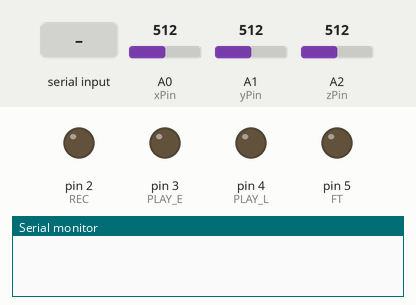
The sketch below on a simulated Arduino Uno, built with avr-gcc and run on an emulated ATmega328P. Parts: output pins drawn as LEDs (lit = HIGH), the last lines printed to the serial monitor. The inputs (shaded band) are chosen by the test bench; at power-on: A1 (yPin) = 512, A0 (xPin) = 512, A2 (zPin) = 512.

Above: at 1.2 s.
1.3 s: A1 (yPin) set to 716
At 2.01 s:
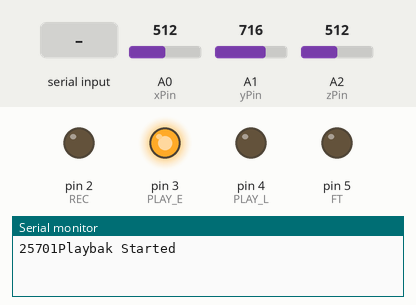
3.5 s: "r\n" received over Serial
At 4.5 s:
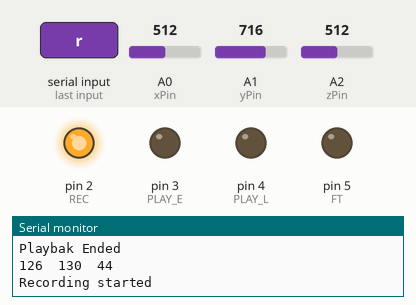
Timing chart, 0 to 8.6 s (numbered marks = the images above; inputs shaded):
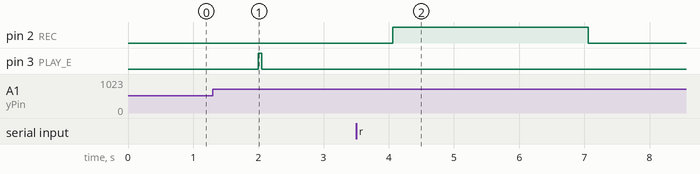

The sketch:

bagith.ino
```cpp
#define REC 2 // pin 2 is used for recording
#define PLAY_E 3 // pin 3 is used for playback-edge trigger
// when PLAY_E goes HIGH device will playbak STARTS and continues
// ISD1820 Arduino Voice Recorder for Robojax.com

#define PLAY_L 4 // pin 4 is used for playback
// when PLAY_L is HIGH it will playback. As soon as it goes LOW playback STOPS
// So you have to keep it HIGH to keep playing


#define FT 5 // pin 5 is used for feed through
// if the SPI (speaker) pin is used to send Audio to other device,
// set FT to high and any audio from microphone will pass through the SPI connector
// and will NOT record

#define playTime 5 // playback time 5 seconds
#define recordTime 3000 // recording time 3 seconds
#define playLTime 900 // press and release playback time 0.9 seconds

const int xPin = A0;
const int yPin = A1;
const int zPin = A2;

void setup() {
  // put your setup code here, to run once:
  pinMode(REC,OUTPUT);// set the REC pin as output
  pinMode(PLAY_L,OUTPUT);// set the PLAY_L pin as output
  pinMode(PLAY_E,OUTPUT);// set the PLAY_e pin as output
  pinMode(FT,OUTPUT);// set the FT pin as output
  Serial.begin(9600);
}

void loop() {
  // put your main code here, to run repeatedly:

  char inChar = (char)Serial.read();
  if(inChar =='r' || inChar =='R'){
              digitalWrite(REC, HIGH);
              Serial.println("Recording started");
              delay(recordTime);
              digitalWrite(REC, LOW);
              Serial.println("Recording Stopped ");
            }
  int x = analogRead(xPin);
  delay(1000);
  int x2 = analogRead(xPin);
  if (abs(x2-x)>20){
    Serial.print('whoa dude');
    digitalWrite(PLAY_E, HIGH);
            delay(50);
            digitalWrite(PLAY_E, LOW);
              Serial.println("Playbak Started");
            delay(playTime);

              Serial.println("Playbak Ended");
  }
  int y = analogRead(yPin);
   delay(1000);
  int y2 = analogRead(yPin);
  if (abs(y2-y)>20){
    Serial.print('whoa dude');
    digitalWrite(PLAY_E, HIGH);
            delay(50);
            digitalWrite(PLAY_E, LOW);
              Serial.println("Playbak Started");
            delay(playTime);

              Serial.println("Playbak Ended");
  }
  delay(1);
  int z = analogRead(zPin);
   delay(1000);
  int z2 = analogRead(zPin);
  if (abs(z2-z)>20){
    Serial.print('whoa dude');
    digitalWrite(PLAY_E, HIGH);
            delay(50);
            digitalWrite(PLAY_E, LOW);
              Serial.println("Playbak Started");
            delay(playTime);

              Serial.println("Playbak Ended");
  }
  delay(1);

  Serial.print(x - 386);
  Serial.print("\t");

  Serial.print(y - 382);
  Serial.print("\t");

  Serial.print(z - 468);
  Serial.print("\n");

  delay(1000);
}
```

Measured:
- after the input at 1.3 s, pin 3 (PLAY_E): LOW → HIGH after 0.70 s, → LOW 0.05 s later
- after the input at 3.5 s, pin 2 (REC): LOW → HIGH after 0.56 s, → LOW 3.0 s later
